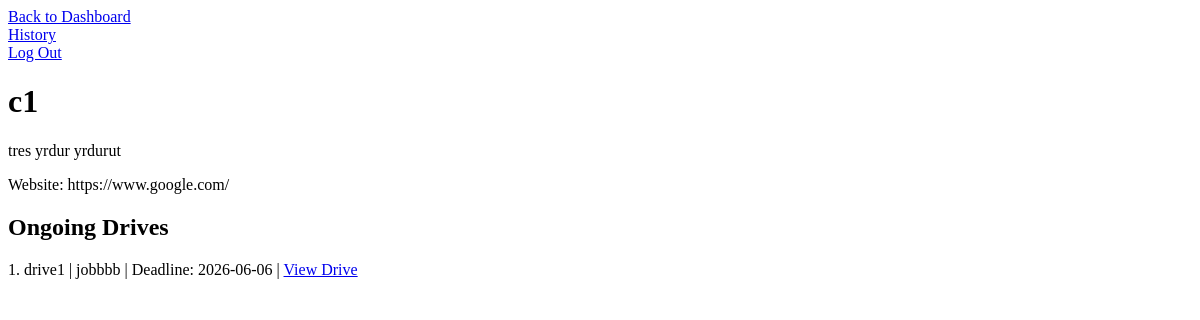
/student/company/1, run on an earlier commit of the app's database.
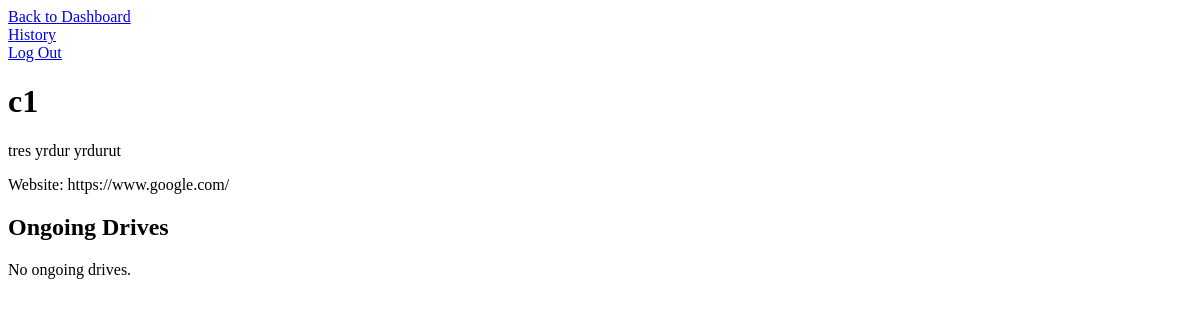
And on a later commit of the database.
### models.py (models this page shows)
class PlacementDrive(db.Model):
    __tablename__ = 'placement_drives'
    drive_id = db.Column(db.Integer, primary_key=True)
    company_id = db.Column(db.Integer, db.ForeignKey('companies.company_id'))
    drive_name = db.Column(db.String(100), nullable=False)
    job_title = db.Column(db.String(100), nullable=False)
    job_description = db.Column(db.Text, nullable=False)
    eligibility_criteria = db.Column(db.Text, nullable=False)
    salary = db.Column(db.Float, nullable=False)
    location = db.Column(db.String(150), nullable=False)
    deadline = db.Column(db.DateTime, nullable=False)
    create_time = db.Column(db.DateTime, default=db.func.current_timestamp())
    status = db.Column(db.Boolean, default=False) #pending, complete
    company = db.relationship('Company', backref='drives')

### routes/student.py (the view)
@student.route('/company/<int:company_id>')
def company_view(company_id):
    company = Company.query.get_or_404(company_id)
    drives  = PlacementDrive.query.filter_by(company_id=company_id, status=False).all()
    if company.logo:
        company.logo = company.logo.replace('\\', '/')
    return render_template('student/company_information.html',
        company = company,
        drives  = drives,
    )

### templates/student/company_information.html (shortened to what this page needs)
<!DOCTYPE html>
<html lang="en">
<head>
</head>
<body>
  <a href="{{ url_for('student.dashboard') }}">Back to Dashboard</a>
  <br>
  <a href="{{ url_for('student.history') }}">History</a>
  <br>
  <a href="{{ url_for('auth.logout') }}">Log Out</a>
  <h1>{{ company.company_name }}</h1>
  <p>{{ company.description }}</p>
  <p>Website: {{ company.website }}</p>
  <h2>Ongoing Drives</h2>
  {% for d in drives %}
    <p>
      {{ loop.index }}. {{ d.drive_name }} | {{ d.job_title }} | Deadline: {{ d.deadline.strftime('%Y-%m-%d') }}
      | <a href="{{ url_for('student.drive_view', drive_id=d.drive_id) }}">View Drive</a>
    </p>
  {% else %}
    <p>No ongoing drives.</p>
  {% endfor %}
</body>
</html>

What changed in the data, as far as the page shows it:
no longer on this page (row edited): PlacementDrive: drive_name "drive1", job_title "jobbbb", deadline "2026-06-06"
Also different on the page:
text now shown: "No ongoing drives."
